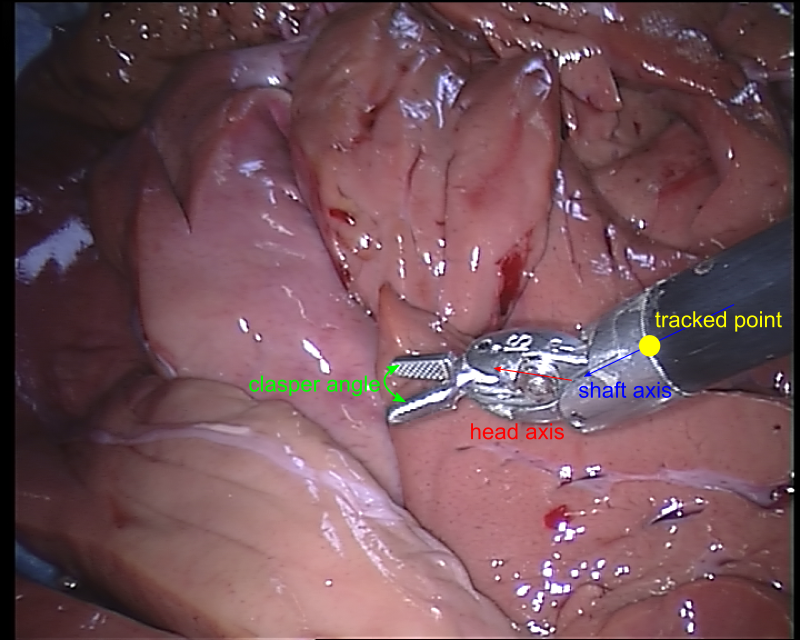
#> input picture original_data/tracking_train/Training/guide.png, 2400 x 1920 px (shown at 1/3 size)
$ python -i imageProcessingHelpers.py   (imports and definitions only)
#> lines starting #> are read from the running program, lines starting #| are printed output that depends on the picture

import matplotlib.pyplot as plt
import numpy as np
import cv2 as cv
import os
import csv
import torch
import torch.nn as nn
import torch.nn.functional as F
import torch.optim as optim
from torch.utils.data import Dataset, DataLoader
import matplotlib.pyplot as plt

# +
# [45 lines left out: functions opening_and_closing, opening_and_closing_batched, not called in this run]
# -


# +
def get_largest_blobs(im, second=True):
    '''
    Helper function that returns the largest one or 2 blobs in image
    '''
    frame = im.cpu().detach().numpy().astype(np.uint8)
    # Keep the two biggest curves
    contours, hierarchy = cv.findContours(frame,cv.RETR_EXTERNAL,cv.CHAIN_APPROX_NONE )

    min_contour = 5000
    maxContour = 0
    secondContour = 0
    maxContourData = None
    secondContourData = None
    for contour in contours:
        contourSize = cv.contourArea(contour)
        if contourSize > secondContour and contourSize > min_contour:
            if contourSize > maxContour:
                secondContour = maxContour
                secondContourData = maxContourData
                maxContour = contourSize
                maxContourData = contour
            else:
                secondContour = contourSize
                secondContourData = contour

    left_guess = np.zeros(frame.shape, np.uint8)
    right_guess = np.zeros(frame.shape, np.uint8)
    if secondContour > 0 and second:
        # Find which is right and left
        M_first = cv.moments(maxContourData)
        cX_first = int(M_first["m10"] / M_first["m00"])

        M_second = cv.moments(secondContourData)
        cX_second = int(M_second["m10"] / M_second["m00"])

        if cX_second > cX_first: # first is left
            cv.drawContours(left_guess, [maxContourData], -1, 255, cv.FILLED)
            cv.drawContours(right_guess, [secondContourData], -1, 255, cv.FILLED)
        else: # first is right
            cv.drawContours(left_guess, [secondContourData], -1, 255, cv.FILLED)
            cv.drawContours(right_guess, [maxContourData], -1, 255, cv.FILLED)
    elif maxContour > 0:
        cv.drawContours(right_guess, [maxContourData], -1, 255, cv.FILLED)

    return torch.from_numpy(left_guess).float(), torch.from_numpy(right_guess).float()


# [45 lines left out: function get_largest_blobs_batched, not called in this run]

>>> import cv2
>>> picture = cv2.imread('original_data/tracking_train/Training/guide.png', cv2.IMREAD_GRAYSCALE)
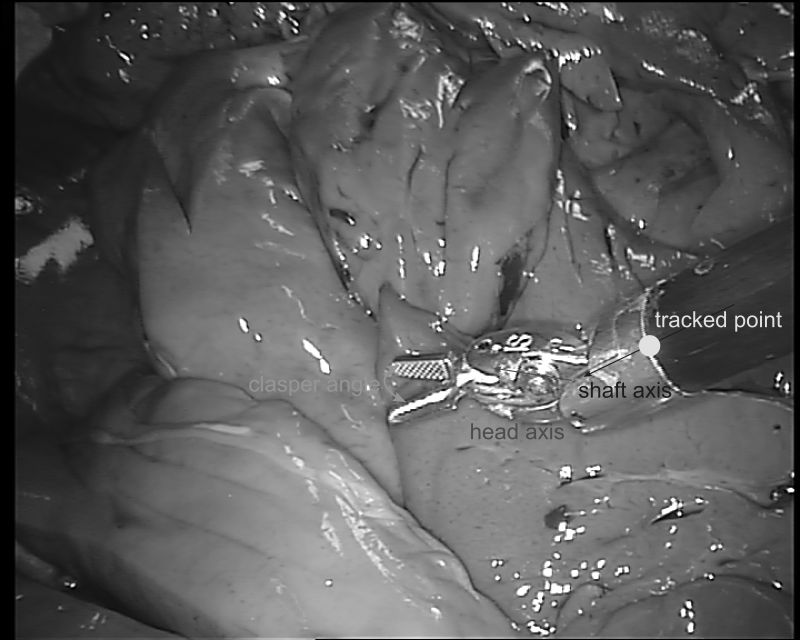
#> picture: shape (1920, 2400) (shown at 1/3 size); min 0, max 255, mean 90.8
>>> result = get_largest_blobs(picture)
#> (the run stopped early here; a loop or call above may not have finished)
